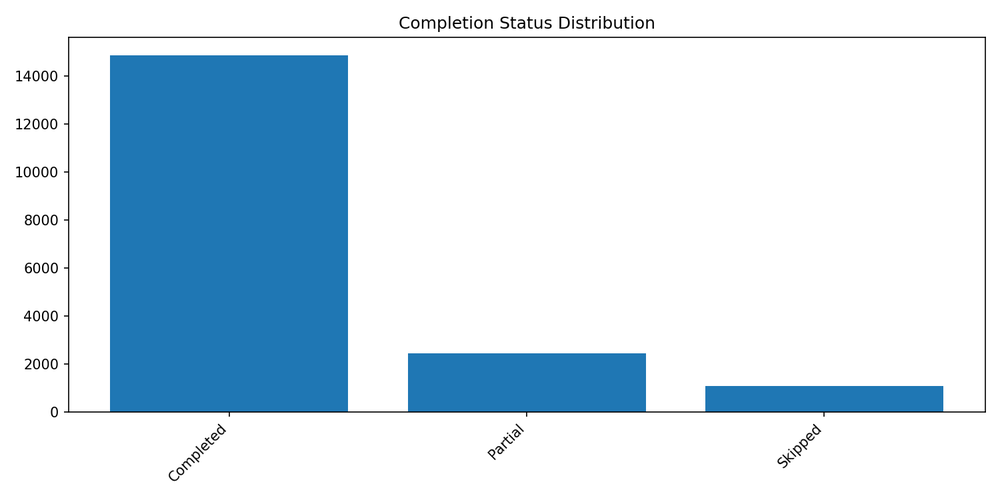
#> input picture AI_Fitness_Dataset/reports/stage_5_statistics/charts/completion_status_distribution.png, 1000 x 500 px, shrunk from 1500 x 750 before the run
$ python -i statistics.py   (imports and definitions only)
#> lines starting #> are read from the running program, lines starting #| are printed output that depends on the picture
from __future__ import annotations

import argparse
import json
import math
import sys
from collections import Counter, defaultdict
from datetime import datetime
from pathlib import Path
from typing import Any

import matplotlib

# [1 line not run here, left out]
import matplotlib.pyplot as plt
import pandas as pd


ROOT = Path(__file__).resolve().parent
DEFAULT_CSV_DIR = ROOT / "exports" / "csv"
DEFAULT_MANIFEST = ROOT / "exports" / "export_manifest.json"
DEFAULT_OUTPUT_DIR = ROOT / "reports" / "stage_5_statistics"

TABLE_FILES = {
    "exercises": "exercises.csv",
    "users": "users.csv",
    "workout_plans": "workout_plans.csv",
    "workout_plan_items": "workout_plan_items.csv",
    "workout_history_sessions": "workout_history_sessions.csv",
    "workout_history_items": "workout_history_items.csv",
    "workout_history_summary": "workout_history_summary.csv",
    "user_feedback": "user_feedback.csv",
}

PKS = {
    "exercises": "exercise_id",
    "users": "user_id",
    "workout_plans": "plan_id",
    "workout_plan_items": "plan_item_id",
    "workout_history_sessions": "history_session_id",
    "workout_history_items": "history_item_id",
    "workout_history_summary": "summary_id",
    "user_feedback": "feedback_id",
}

CRITICAL_COLUMNS = set(PKS.values()) | {"user_id", "plan_id", "exercise_id", "history_session_id", "history_item_id", "plan_item_id"}
EXPECTED_MISSING = {
    "actual_load_kg", "pain_areas", "secondary_goal", "avoided_exercise_ids", "preferred_exercise_ids",
    "history_item_id", "history_session_id", "plan_item_id", "exercise_id", "plan_id", "actual_rpe",
    "feedback_reason_tags", "duration_seconds",
}

LIST_FIELDS = {
    "equipment", "primary_muscles", "secondary_muscles", "recommended_goals", "contraindications",
    "available_equipment", "injuries_or_limitations", "pain_areas", "feedback_reason_tags",
    "actual_reps_json", "focus_muscles", "priority_muscles", "avoided_muscles",
}


# [6 lines left out: function clean, not called in this run]


def num_series(s: pd.Series) -> pd.Series:
    return pd.to_numeric(s.replace("", pd.NA), errors="coerce")


def pct(n: int | float, d: int | float) -> float:
    return 0.0 if not d else round(float(n) * 100.0 / float(d), 3)


# [153 lines left out: functions parse_list, dist, list_dist, resolve, load_csv_exports, check_manifest_ready and 5 more, not called in this run]


def analyze_exercise_statistics(frames: dict[str, pd.DataFrame]) -> dict[str, Any]:
    ex = frames["exercises"]
    return {
        "exercise_count": len(ex),
        "category_distribution": dist(ex.get("category", pd.Series(dtype=str))),
        "difficulty_distribution": dist(ex.get("minimum_training_level", ex.get("difficulty_level", pd.Series(dtype=str)))),
        "top_equipment": list_dist(ex.get("equipment", pd.Series(dtype=str))),
        "top_primary_muscles": list_dist(ex.get("primary_muscles", pd.Series(dtype=str))),
        "top_secondary_muscles": list_dist(ex.get("secondary_muscles", pd.Series(dtype=str))),
        "top_movement_patterns": dist(ex.get("movement_pattern", pd.Series(dtype=str)), 20),
        "goal_coverage": list_dist(ex.get("recommended_goals", pd.Series(dtype=str)), 40),
        "contraindication_distribution": list_dist(ex.get("contraindications", pd.Series(dtype=str)), 30),
        "met_value_distribution": describe_numeric(ex, "met_value"),
        "technical_complexity_distribution": describe_numeric(ex, "technical_complexity_score"),
        "mobility_requirement_distribution": describe_numeric(ex, "mobility_requirement"),
        "balance_requirement_distribution": describe_numeric(ex, "balance_requirement"),
    }


# [118 lines left out: functions analyze_user_statistics, analyze_workout_plan_statistics, analyze_workout_history_statistics, analyze_user_feedback_statistics, not called in this run]


def summarize_counts(counter: Counter) -> dict[str, float]:
    vals = list(counter.values())
    return {"min": min(vals) if vals else 0, "mean": round(sum(vals) / len(vals), 3) if vals else 0, "max": max(vals) if vals else 0}


# [219 lines left out: functions coverage_status, coverage_row, analyze_relationship_coverage, bar_chart, generate_charts, generate_excel_distribution_report and 4 more, not called in this run]


def generate_json_summary(output_dir: Path, summary: dict[str, Any]) -> None:
    (output_dir / "statistics_summary.json").write_text(json.dumps(summary, ensure_ascii=False, indent=2), encoding="utf-8")


# [133 lines left out: functions generate_readiness_report, write_readme, run, parser, main, not called in this run]


# [2 lines not run here, left out]

>>> import cv2
>>> picture = cv2.imread('reports/stage_5_statistics/charts/completion_status_distribution.png', cv2.IMREAD_GRAYSCALE)
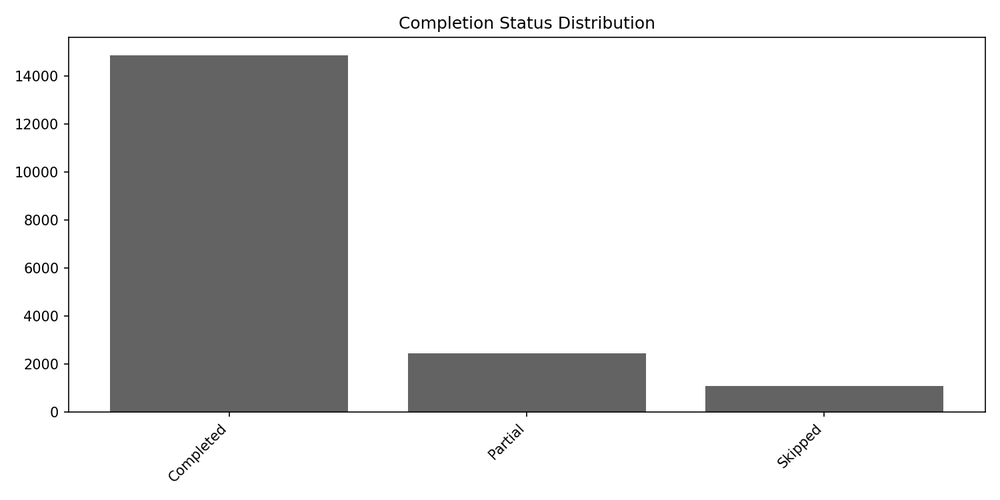
#> picture: shape (500, 1000); min 0, max 255, mean 219.4
#> (the run stopped early here; a loop or call above may not have finished)

$ run again, on AI_Fitness_Dataset/reports/stage_5_statistics/charts/exercise_category_distribution.png
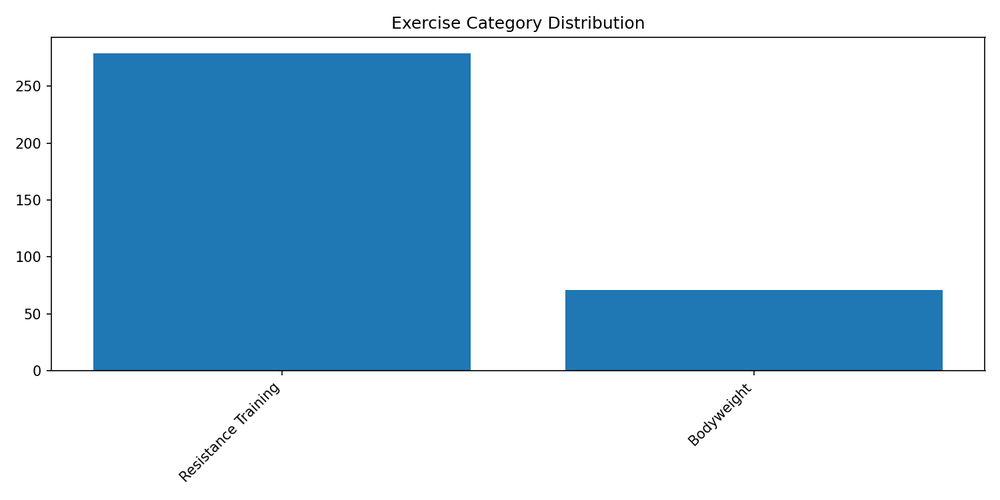
#> input picture AI_Fitness_Dataset/reports/stage_5_statistics/charts/exercise_category_distribution.png, 1000 x 500 px, shrunk from 1500 x 750 before the run
#> `picture = cv2.imread('reports/stage_5_statistics/charts/completion_sta..`:
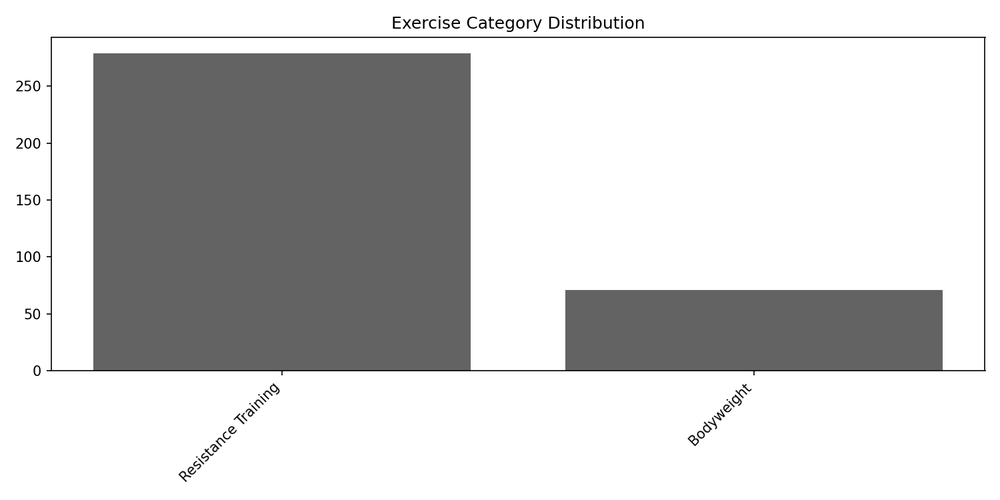
#> picture: shape (500, 1000); min 0, max 255, mean 205.6

$ run again, on AI_Fitness_Dataset/reports/stage_5_statistics/charts/exercise_difficulty_distribution.png
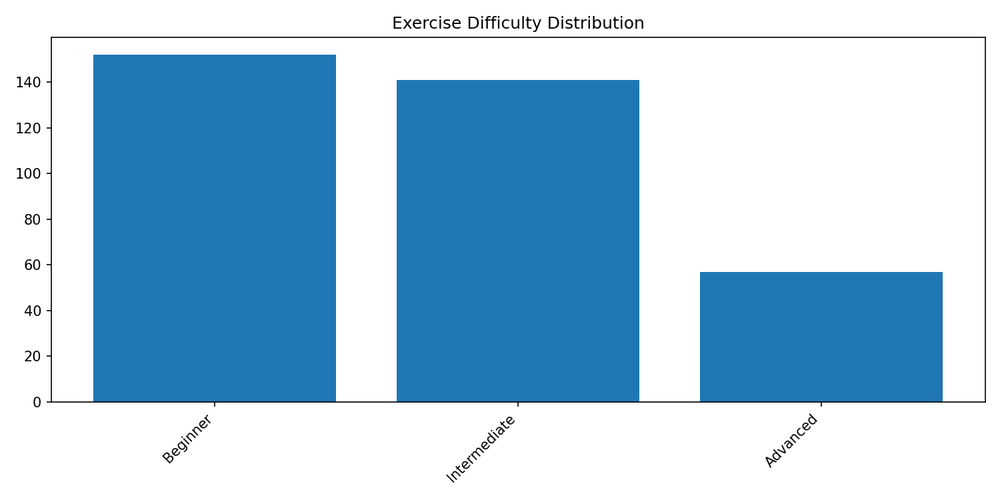
#> input picture AI_Fitness_Dataset/reports/stage_5_statistics/charts/exercise_difficulty_distribution.png, 1000 x 500 px, shrunk from 1500 x 750 before the run
#> `picture = cv2.imread('reports/stage_5_statistics/charts/completion_sta..`:
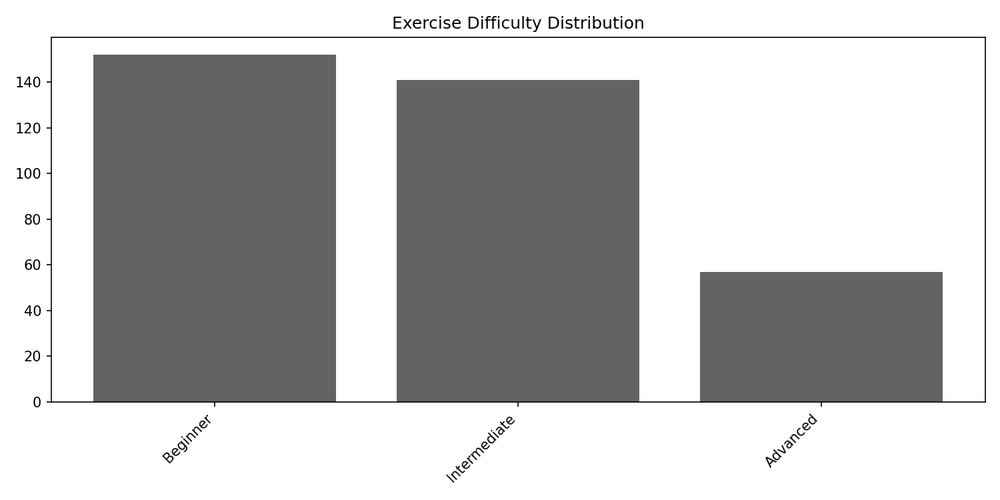
#> picture: shape (500, 1000); min 0, max 255, mean 191.8

$ run again, on AI_Fitness_Dataset/reports/stage_5_statistics/charts/feedback_scope_distribution.png
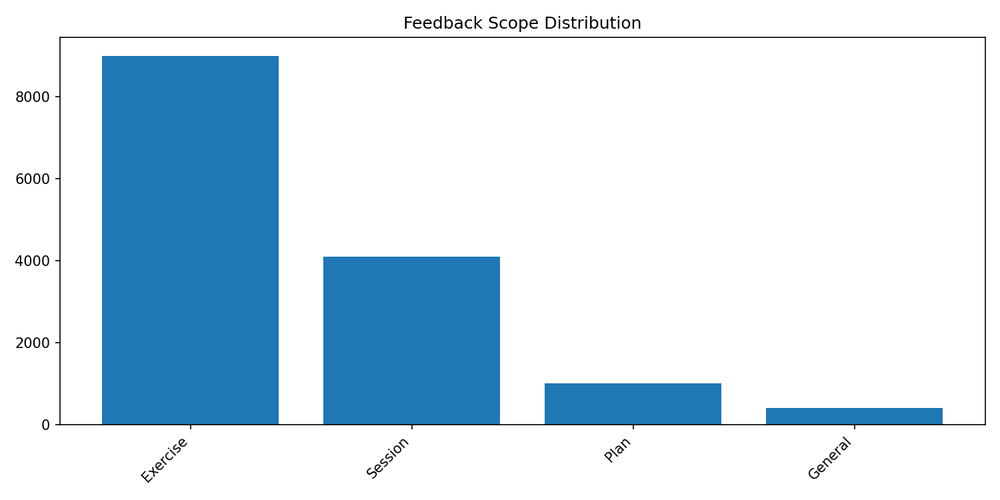
#> input picture AI_Fitness_Dataset/reports/stage_5_statistics/charts/feedback_scope_distribution.png, 1000 x 500 px, shrunk from 1500 x 750 before the run
#> `picture = cv2.imread('reports/stage_5_statistics/charts/completion_sta..`:
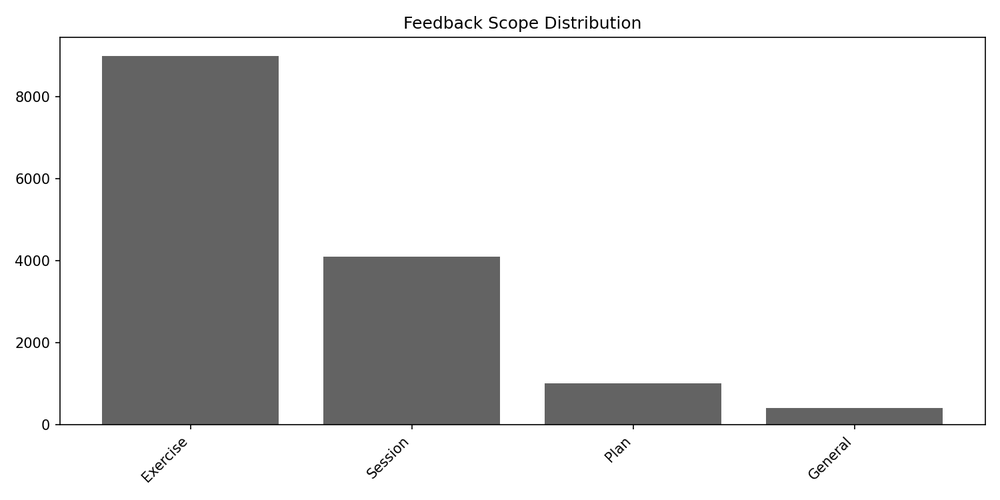
#> picture: shape (500, 1000); min 0, max 255, mean 219.7
